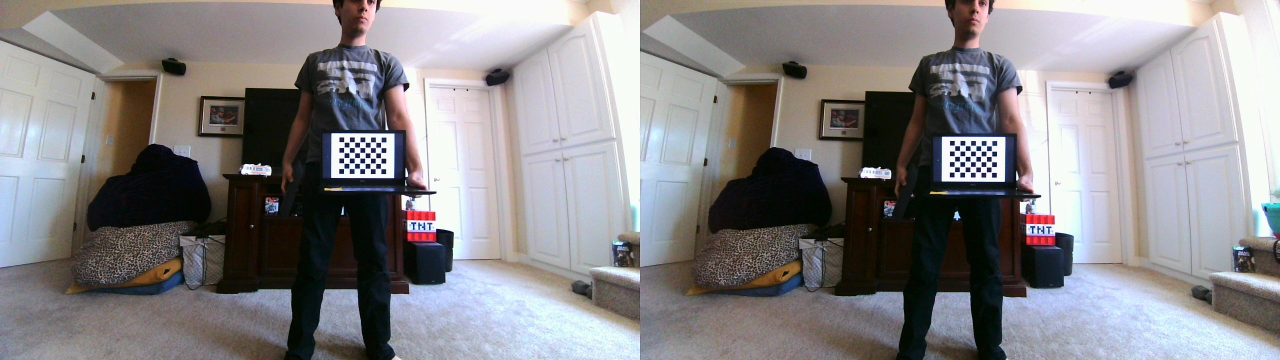
#> input picture src/vision/calibration/stereo/img_00.jpg, 2560 x 720 px (shown at 1/2 size); its folder holds only this picture in this run
$ python stereovision_calibration.py
#> lines starting #> are read from the running program, lines starting #| are printed output that depends on the picture; after the words box and inside, x2 and y2 are one past the last pixel; in counts of white or black regions, pixels touching at a corner belong together

################ Got this from YouTube but its just a starting point ###################


import numpy as np
import cv2 as cv
import glob


################ FIND CHESSBOARD CORNERS - OBJECT POINTS AND IMAGE POINTS #############################

chessboardSize = (8,6)
frameSize = (640,480)


# termination criteria
criteria = (cv.TERM_CRITERIA_EPS + cv.TERM_CRITERIA_MAX_ITER, 30, 0.001)


# prepare object points, like (0,0,0), (1,0,0), (2,0,0) ....,(6,5,0)
objp = np.zeros((chessboardSize[0] * chessboardSize[1], 3), np.float32)
objp[:,:2] = np.mgrid[0:chessboardSize[0],0:chessboardSize[1]].T.reshape(-1,2)

size_of_chessboard_squares_mm = 24
objp = objp * size_of_chessboard_squares_mm

# Arrays to store object points and image points from all the images.
objpoints = [] # 3d point in real world space
imgpointsL = [] # 2d points in image plane.
imgpointsR = [] # 2d points in image plane.


imagesLeft = sorted(glob.glob('calibration/stereo/*.jpg'))
imagesRight = sorted(glob.glob('calibration/stereo/*.jpg'))

for imgLeft, imgRight in zip(imagesLeft, imagesRight):

    imgL = cv.imread(imgLeft)
#> imgL is the input picture: shape (720, 2560, 3); mean B, G, R 134.8, 132.6, 134.9
    imgR = cv.imread(imgRight)
    grayL = cv.cvtColor(imgL, cv.COLOR_BGR2GRAY)
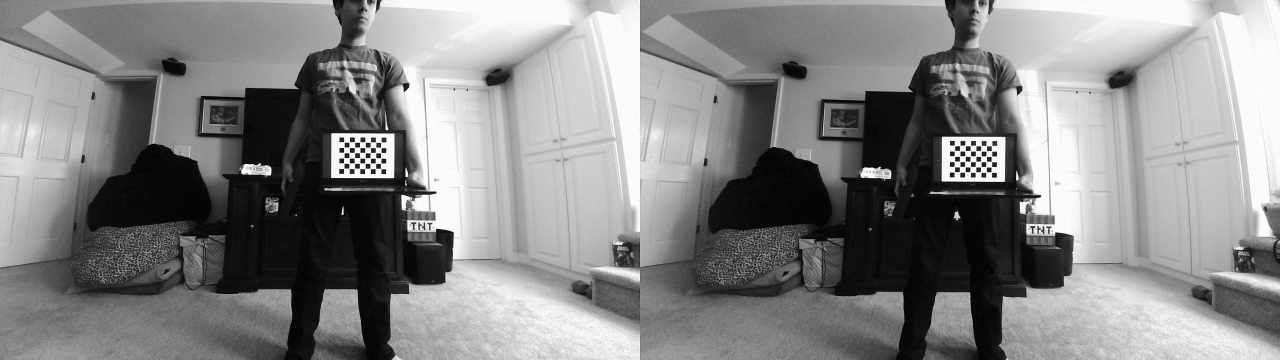
#> grayL: shape (720, 2560) (shown at 1/2 size); min 0, max 255, mean 133.6
    grayR = cv.cvtColor(imgR, cv.COLOR_BGR2GRAY)

    # Find the chess board corners
    retL, cornersL = cv.findChessboardCorners(grayL, chessboardSize, None)
#> retL = True; cornersL = 48 rows, first 8: [688.3, 284.3], [698.7, 284.5], [709.4, 284.4], [719.8, 284.7], [730.7, 284.6], [741.1, 284.7], [751.7, 284.7], [762.2, 284.9]
    retR, cornersR = cv.findChessboardCorners(grayR, chessboardSize, None)
#> retR = True; cornersR has the same summary as cornersL

    # If found, add object points, image points (after refining them)
    if retL and retR == True:

        objpoints.append(objp)

        cornersL = cv.cornerSubPix(grayL, cornersL, (11,11), (-1,-1), criteria)
#> cornersL = 48 rows, first 8: [693.7, 290.2], [693.7, 290.2], [703.8, 290.1], [715.1, 290.2], [735.7, 290], [735.7, 290], [757.4, 290], [757.4, 290]
        imgpointsL.append(cornersL)

        cornersR = cv.cornerSubPix(grayR, cornersR, (11,11), (-1,-1), criteria)
#> cornersR has the same summary as cornersL
        imgpointsR.append(cornersR)

        # Draw and display the corners
        cv.drawChessboardCorners(imgL, chessboardSize, cornersL, retL)
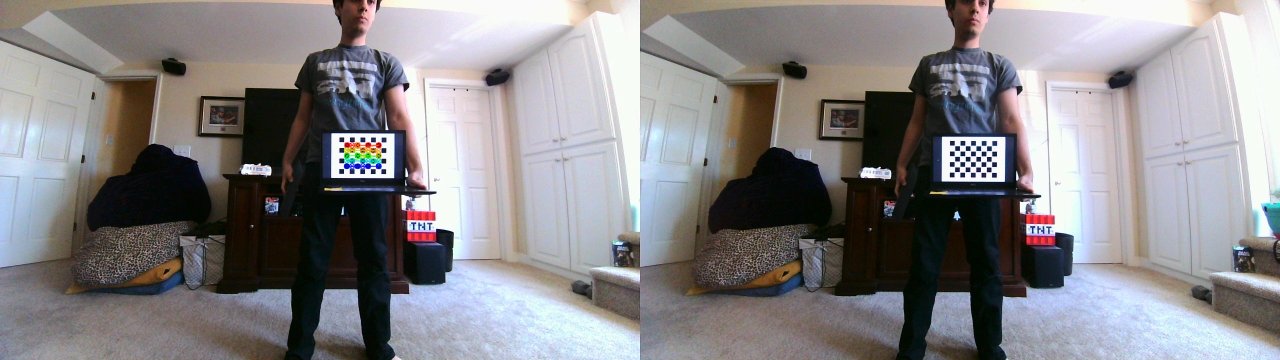
#> imgL: shape (720, 2560, 3) (shown at 1/2 size); 0.18% of pixels changed, all inside (x1, y1, x2, y2) = (687, 284, 764, 339)
        cv.imshow('img left', imgL)
        cv.drawChessboardCorners(imgR, chessboardSize, cornersR, retR)
        cv.imshow('img right', imgR)
        cv.waitKey(1000)


cv.destroyAllWindows()


############## CALIBRATION #######################################################

retL, cameraMatrixL, distL, rvecsL, tvecsL = cv.calibrateCamera(objpoints, imgpointsL, frameSize, None, None)
#> retL = 6.12; cameraMatrixL = [[755.3, 0, 304.4], [0, 747, 232.6], [0, 0, 1]]; distL = [[0.0102, 0.399, 0.126, 0.00891, -1.28]]; rvecsL = ([-0.595, 0.818, 0.145],); tvecsL = ([999.2, 85.25, 2016.3],)
heightL, widthL, channelsL = imgL.shape
#> heightL = 720; widthL = 2560; channelsL = 3
newCameraMatrixL, roi_L = cv.getOptimalNewCameraMatrix(cameraMatrixL, distL, (widthL, heightL), 1, (widthL, heightL))
#> newCameraMatrixL = [[742.8, 0, 341.5], [0, 680.1, 276.1], [0, 0, 1]]; roi_L = (69, 64, 2490, 575)

retR, cameraMatrixR, distR, rvecsR, tvecsR = cv.calibrateCamera(objpoints, imgpointsR, frameSize, None, None)
#> retR = 6.12; cameraMatrixR = [[755.3, 0, 304.4], [0, 747, 232.6], [0, 0, 1]]; distR = [[0.0102, 0.399, 0.126, 0.00891, -1.28]]; rvecsR = ([-0.595, 0.818, 0.145],); tvecsR = ([999.2, 85.25, 2016.3],)
heightR, widthR, channelsR = imgR.shape
#> heightR = 720; widthR = 2560; channelsR = 3
newCameraMatrixR, roi_R = cv.getOptimalNewCameraMatrix(cameraMatrixR, distR, (widthR, heightR), 1, (widthR, heightR))
#> newCameraMatrixR = [[742.8, 0, 341.5], [0, 680.1, 276.1], [0, 0, 1]]; roi_R = (69, 64, 2490, 575)


########## Stereo Vision Calibration #############################################

flags = 0
flags |= cv.CALIB_FIX_INTRINSIC
# Here we fix the intrinsic camara matrixes so that only Rot, Trns, Emat and Fmat are calculated.
# Hence intrinsic parameters are the same

criteria_stereo= (cv.TERM_CRITERIA_EPS + cv.TERM_CRITERIA_MAX_ITER, 30, 0.001)

# This step is performed to transformation between the two cameras and calculate Essential and Fundamenatl matrix
retStereo, newCameraMatrixL, distL, newCameraMatrixR, distR, rot, trans, essentialMatrix, fundamentalMatrix = cv.stereoCalibrate(objpoints, imgpointsL, imgpointsR, newCameraMatrixL, distL, newCameraMatrixR, distR, grayL.shape[::-1], criteria_stereo, flags)
#> retStereo = 6.13; rot = [[1, 0, 0], [0, 1, 0], [0, 0, 1]]; trans = [1.8e-15, 3.22e-15, 2.25e-13]; essentialMatrix = [[0, -2.25e-13, 3.22e-15], [2.25e-13, 0, -1.8e-15], [-3.22e-15, 1.8e-15, 0]]; fundamentalMatrix = [[0, -1.1e+11, 3.15e+13], [1.1e+11, 0, -3.83e+13], [-3.15e+13, 3.83e+13, 1]]

print(trans)
#| [[1.80244214e-15]
#|  [3.21936233e-15]
#|  [2.25131242e-13]]


########## Stereo Rectification #################################################

rectifyScale= 1
rectL, rectR, projMatrixL, projMatrixR, Q, roi_L, roi_R= cv.stereoRectify(newCameraMatrixL, distL, newCameraMatrixR, distR, grayL.shape[::-1], rot, trans, rectifyScale,(0,0))
#> rectL = [[1, -0.00801, -0.00789], [0.00801, 0.0143, 1], [-0.00789, -1, 0.0144]]; rectR has the same summary as rectL; projMatrixL = [[742.8, 0, 768.8, 0], [0, 742.8, 94.23, 0], [0, 0, 1, 0]]; projMatrixR = [[742.8, 0, 768.8, 0], [0, 742.8, 94.23, 1.67e-10], [0, 0, 1, 0]]; Q = [[1, 0, 0, -768.8], [0, 1, 0, -94.23], [0, 0, 0, 742.8], [0, 0, -4.44e+12, 0]]; roi_L = (0, 0, 0, 0); roi_R = (0, 0, 0, 0)

stereoMapL = cv.initUndistortRectifyMap(newCameraMatrixL, distL, rectL, projMatrixL, grayL.shape[::-1], cv.CV_16SC2)
stereoMapR = cv.initUndistortRectifyMap(newCameraMatrixR, distR, rectR, projMatrixR, grayR.shape[::-1], cv.CV_16SC2)

print("Saving parameters!")
cv_file = cv.FileStorage('stereoMap.xml', cv.FILE_STORAGE_WRITE)

cv_file.write('stereoMapL_x',stereoMapL[0])
cv_file.write('stereoMapL_y',stereoMapL[1])
cv_file.write('stereoMapR_x',stereoMapR[0])
cv_file.write('stereoMapR_y',stereoMapR[1])

cv_file.release()

$ run again, on src/vision/calibration/stereo/img_04.jpg
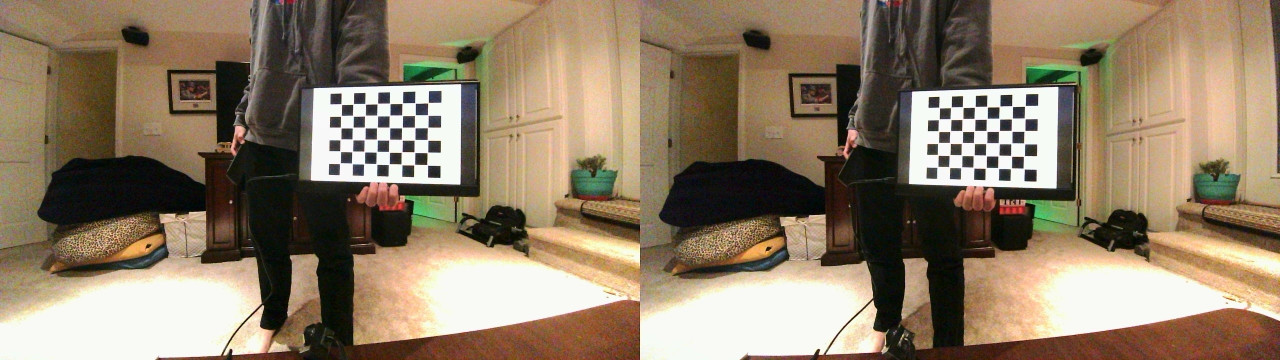
#> input picture src/vision/calibration/stereo/img_04.jpg, 2560 x 720 px (shown at 1/2 size)
#> imgL is the input picture: shape (720, 2560, 3); mean B, G, R 103.5, 125.6, 143.2
#> `grayL = cv.cvtColor(imgL, cv.COLOR_BGR2GRAY)`:
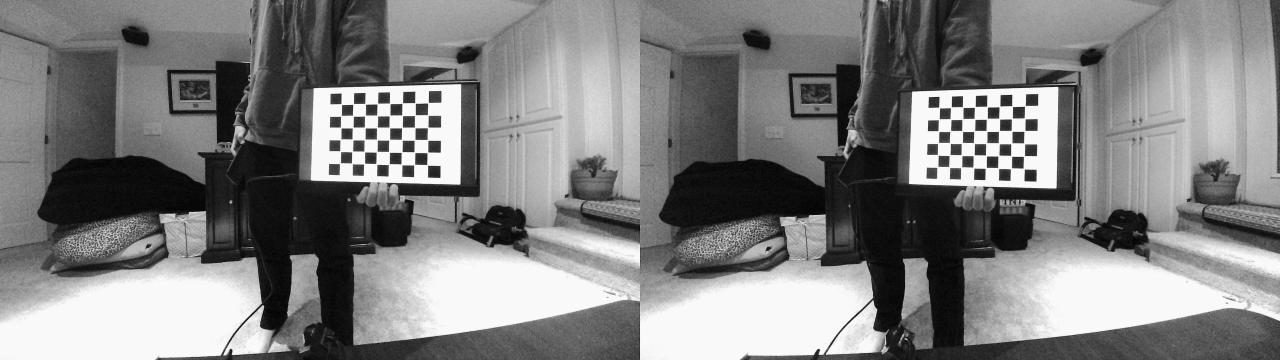
#> grayL: shape (720, 2560) (shown at 1/2 size); min 0, max 255, mean 128.4
#> `retL, cornersL = cv.findChessboardCorners(grayL, chessboardSize, None)`: retL = True; cornersL = 48 rows, first 8: [683.7, 209.6], [705.8, 209.4], [731.6, 208.9], [756.1, 206.5], [779.8, 207.2], [804.3, 207.5], [830.7, 206], [855.9, 206.5]
#> `retR, cornersR = cv.findChessboardCorners(grayR, chessboardSize, None)`: retR = True; cornersR has the same summary as cornersL
#> `cornersL = cv.cornerSubPix(grayL, cornersL, (11,11), (-1,-1), criteria)`: cornersL = 48 rows, first 8: [682.9, 208.7], [706.7, 208.4], [730.9, 208.1], [755.1, 207.6], [779.8, 207.3], [805.1, 206.8], [830.5, 206.4], [856.5, 205.8]
#> `cornersR = cv.cornerSubPix(grayR, cornersR, (11,11), (-1,-1), criteria)`: cornersR has the same summary as cornersL
#> `cv.drawChessboardCorners(imgL, chessboardSize, cornersL, retL)`:
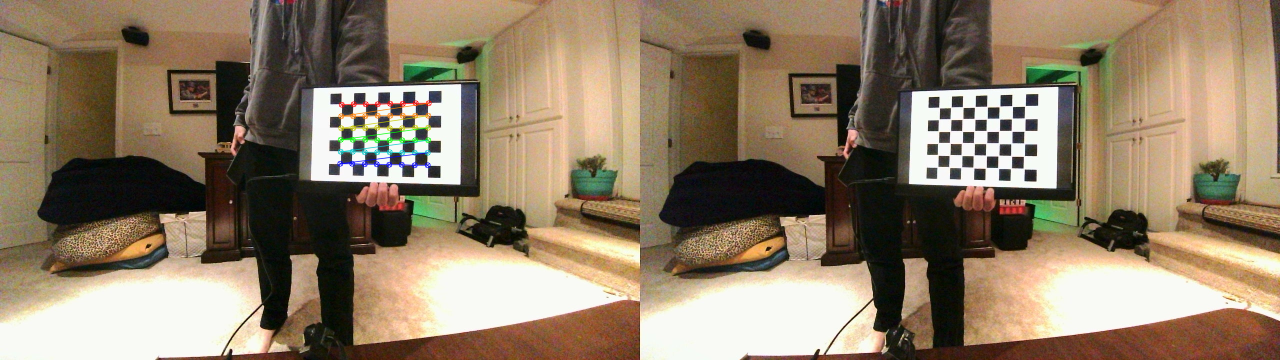
#> imgL: shape (720, 2560, 3) (shown at 1/2 size); 0.5% of pixels changed, all inside (x1, y1, x2, y2) = (674, 200, 864, 337)
#> `retL, cameraMatrixL, distL, rvecsL, tvecsL = cv.calibrateCamera(objpoi..`: retL = 0.124; cameraMatrixL = [[1678.9, 0, 317.4], [0, 1538.3, 171.1], [0, 0, 1]]; distL = [[0.437, 0.00353, -0.0188, -0.118, -1.79]]; rvecsL = ([-0.0958, 0.505, 0.00585],); tvecsL = ([352.1, 40.05, 1520.6],)
#> `newCameraMatrixL, roi_L = cv.getOptimalNewCameraMatrix(cameraMatrixL, ..`: newCameraMatrixL = [[1693.7, 0, 297.7], [0, 1359.7, 207], [0, 0, 1]]; roi_L = (26, 66, 2533, 593)
#> `retR, cameraMatrixR, distR, rvecsR, tvecsR = cv.calibrateCamera(objpoi..`: retR = 0.124; cameraMatrixR has the same summary as cameraMatrixL; distR = [[0.437, 0.00353, -0.0188, -0.118, -1.79]]; rvecsR = ([-0.0958, 0.505, 0.00585],); tvecsR = ([352.1, 40.05, 1520.6],)
#> `newCameraMatrixR, roi_R = cv.getOptimalNewCameraMatrix(cameraMatrixR, ..`: newCameraMatrixR = [[1693.7, 0, 297.7], [0, 1359.7, 207], [0, 0, 1]]; roi_R = (26, 66, 2533, 593)
#> retStereo = 0.884; rot = [[1, 2.07e-14, -5.62e-13], [-2.07e-14, 1, -1.54e-13], [5.62e-13, 1.54e-13, 1]]; trans = [-1.48e-09, -1.53e-10, -7.63e-09]; essentialMatrix = [[-2.44e-22, 7.63e-09, -1.53e-10], [-7.63e-09, 6.98e-23, 1.48e-09], [1.53e-10, -1.48e-09, 1.42e-22]]; fundamentalMatrix = [[2.87e-07, -11217829, 2.63e+09], [11217829, -1.28e-07, -7.03e+09], [-2.63e+09, 7.03e+09, 1]]
#| [[-1.48227466e-09]
#|  [-1.52668043e-10]
#|  [-7.63420229e-09]]
#> `rectL, rectR, projMatrixL, projMatrixR, Q, roi_L, roi_R= cv.stereoRect..`: rectL = [[0.191, 0.0196, 0.981], [-0.0196, 1, -0.0162], [-0.981, -0.0162, 0.191]]; rectR has the same summary as rectL; projMatrixL = [[1359.7, 0, 119.7, 0], [0, 1359.7, 203.1, 0], [0, 0, 1, 0]]; projMatrixR = [[1359.7, 0, 119.7, -1.06e-05], [0, 1359.7, 203.1, 0], [0, 0, 1, 0]]; Q = [[1, 0, 0, -119.7], [0, 1, 0, -203.1], [0, 0, 0, 1359.7], [0, 0, 128563285.8, 0]]; roi_L = (0, 0, 0, 0)

$ run again, on src/vision/calibration/stereo/img_05.jpg
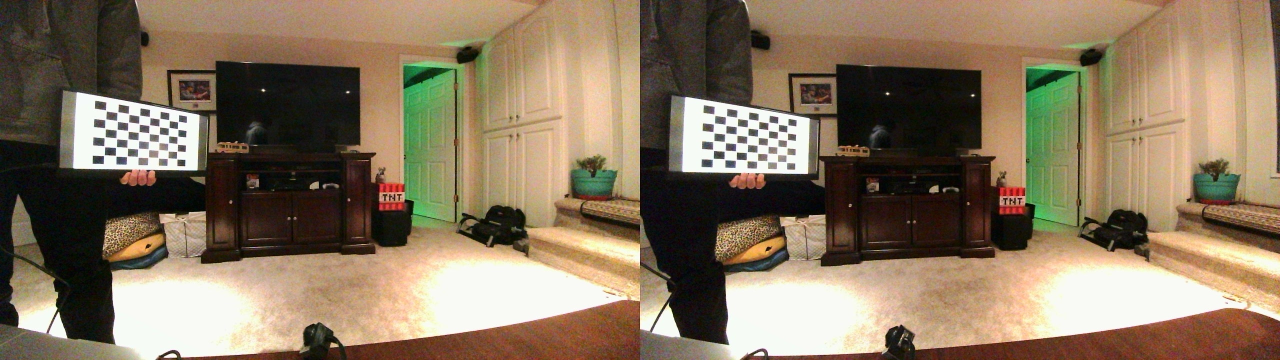
#> input picture src/vision/calibration/stereo/img_05.jpg, 2560 x 720 px (shown at 1/2 size)
#> imgL is the input picture: shape (720, 2560, 3); mean B, G, R 95.8, 118.5, 136.3
#> `grayL = cv.cvtColor(imgL, cv.COLOR_BGR2GRAY)`:
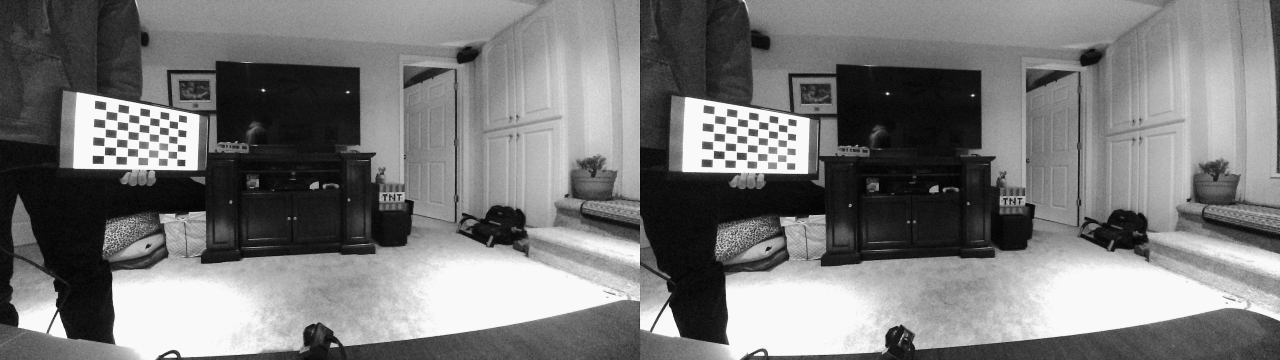
#> grayL: shape (720, 2560) (shown at 1/2 size); min 0, max 255, mean 121.3
#> `retL, cornersL = cv.findChessboardCorners(grayL, chessboardSize, None)`: retL = True; cornersL = 48 rows, first 8: [211.3, 219.6], [233.5, 225.5], [258.9, 229.8], [280.2, 230.4], [298.6, 233.2], [319.5, 237.5], [339.4, 242.3], [357.3, 242.5]
#> `retR, cornersR = cv.findChessboardCorners(grayR, chessboardSize, None)`: retR = True; cornersR has the same summary as cornersL
#> `cornersL = cv.cornerSubPix(grayL, cornersL, (11,11), (-1,-1), criteria)`: cornersL = 48 rows, first 8: [212.3, 221.3], [235.4, 224.8], [257.8, 228.2], [279.2, 231.5], [299.8, 234.5], [319.5, 237.7], [338.5, 240.8], [356.5, 243.5]
#> `cornersR = cv.cornerSubPix(grayR, cornersR, (11,11), (-1,-1), criteria)`: cornersR has the same summary as cornersL
#> `cv.drawChessboardCorners(imgL, chessboardSize, cornersL, retL)`:
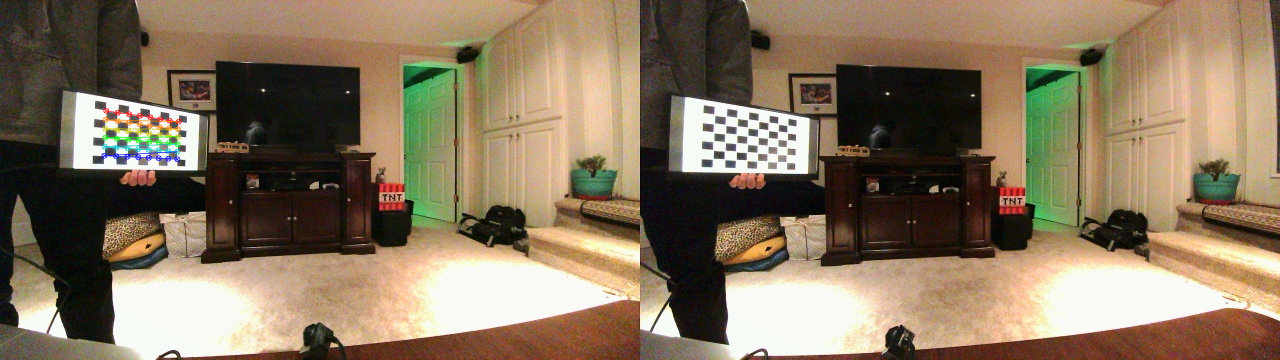
#> imgL: shape (720, 2560, 3) (shown at 1/2 size); 0.44% of pixels changed, all inside (x1, y1, x2, y2) = (202, 215, 364, 325)
#> `retL, cameraMatrixL, distL, rvecsL, tvecsL = cv.calibrateCamera(objpoi..`: retL = 0.444; cameraMatrixL = [[3511.1, 0, 430.4], [0, 5611.3, 290.3], [0, 0, 1]]; distL = [[153.2, -16623.8, -0.215, 0.443, -16473.5]]; rvecsL = ([-0.948, -0.0397, 0.0352],); tvecsL = ([-280.7, -51.75, 5539.5],)
#> `newCameraMatrixL, roi_L = cv.getOptimalNewCameraMatrix(cameraMatrixL, ..`: newCameraMatrixL has the same summary as cameraMatrixL; roi_L = (0, 82, 2559, 542)
#> `retR, cameraMatrixR, distR, rvecsR, tvecsR = cv.calibrateCamera(objpoi..`: retR = 0.444; cameraMatrixR has the same summary as cameraMatrixL; distR = [[153.2, -16623.8, -0.215, 0.443, -16473.5]]; rvecsR = ([-0.948, -0.0397, 0.0352],); tvecsR = ([-280.7, -51.75, 5539.5],)
#> `newCameraMatrixR, roi_R = cv.getOptimalNewCameraMatrix(cameraMatrixR, ..`: newCameraMatrixR has the same summary as cameraMatrixL; roi_R = (0, 82, 2559, 542)
#> retStereo = 0.444; rot = [[1, 2.49e-14, 3.2e-16], [-2.49e-14, 1, 1.56e-16], [-3.2e-16, -1.56e-16, 1]]; trans = [2.2e-11, -4.63e-12, -6.07e-10]; essentialMatrix = [[-1.51e-23, 6.07e-10, -4.63e-12], [-6.07e-10, -1.51e-23, -2.2e-11], [4.63e-12, 2.2e-11, 4.91e-27]]; fundamentalMatrix = [[6.03e-06, -151329770.6, 5.04e+10], [151329770.6, 2.36e-06, -4.59e+10], [-5.04e+10, 4.59e+10, 1]]
#| [[ 2.20038073e-11]
#|  [-4.62841219e-12]
#|  [-6.06916157e-10]]
#> `rectL, rectR, projMatrixL, projMatrixR, Q, roi_L, roi_R= cv.stereoRect..`: rectL = [[0.0362, -0.00762, -0.999], [0.00762, 1, -0.00735], [0.999, -0.00735, 0.0363]]; rectR has the same summary as rectL; projMatrixL = [[5611.3, 0, -27084.3, 0], [0, 5611.3, 437.5, 0], [0, 0, 1, 0]]; projMatrixR = [[5611.3, 0, -27084.3, 3.41e-06], [0, 5611.3, 437.5, 0], [0, 0, 1, 0]]; Q = [[1, 0, 0, 27084.3], [0, 1, 0, -437.5], [0, 0, 0, 5611.3], [0, 0, -1.65e+09, 0]]; roi_L = (0, 0, 0, 0)
